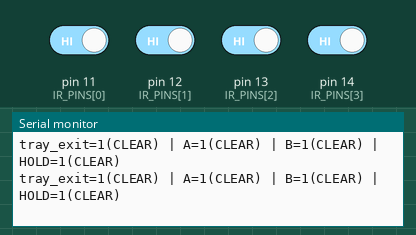
Simulated run of this sketch. Board: Arduino Uno, built with avr-gcc and run on an emulated ATmega328P. Parts: the last lines printed to the serial monitor. The test bench sets the inputs (shaded band); at power-on: pin 11 (IR_PINS[0]), pin 12 (IR_PINS[1]), pin 13 (IR_PINS[2]), pin 14 (IR_PINS[3]) HIGH.

Above: at 2.2 s.
2.3 s: pin 11 (IR_PINS[0]) driven LOW
At 2.57 s:
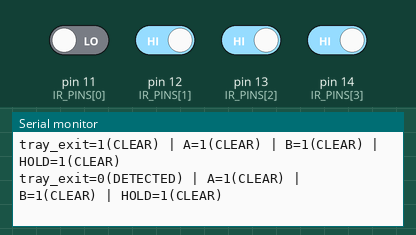
4.3 s: pin 12 (IR_PINS[1]) driven LOW
At 4.57 s:
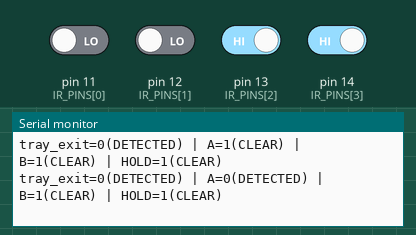
6.3 s: pin 13 (IR_PINS[2]) driven LOW
At 6.58 s:
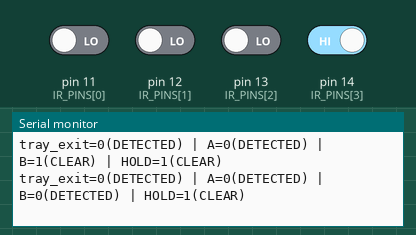
8.3 s: pin 14 (IR_PINS[3]) driven LOW
At 8.59 s:
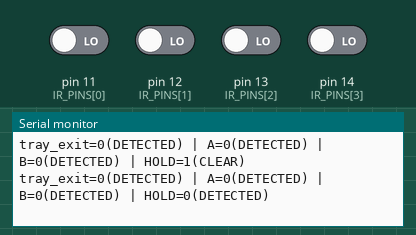
10.3 s: pin 11 (IR_PINS[0]) driven HIGH
At 10.6 s:
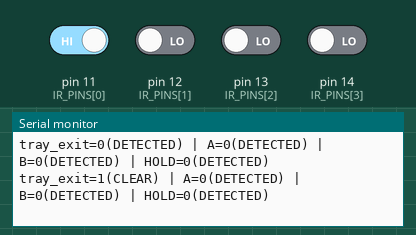
12.3 s: pin 12 (IR_PINS[1]) driven HIGH
At 12.61 s:
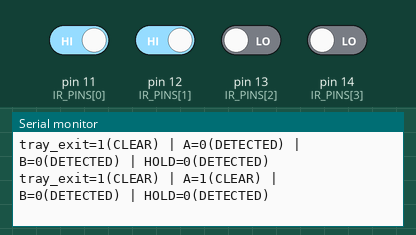

The sketch:

07c_e18_four_live.ino
```cpp
// ESP32-S3: four E18 NPN NO sensors, regulated 5 V supplies.
// Each channel needs its own: +5V--1k--OUT--10k--GPIO--15k--GND.
// Brown -> +5V; blue -> common GND. Never connect raw 5 V OUT to GPIO.
constexpr int IR_PINS[] = {11, 12, 13, 14};
const char* IR_NAMES[] = {"tray_exit", "A", "B", "HOLD"};

void setup() {
  Serial.begin(115200);
  for (int pin : IR_PINS) pinMode(pin, INPUT);
  delay(1000);
  Serial.println("E18 x4 V2 | LOW=DETECTED HIGH=CLEAR | R network required");
}

void loop() {
  for (int i = 0; i < 4; ++i) {
    const int raw = digitalRead(IR_PINS[i]);
    Serial.print(IR_NAMES[i]);
    Serial.print("=");
    Serial.print(raw);
    Serial.print(raw == LOW ? "(DETECTED)" : "(CLEAR)");
    if (i < 3) Serial.print(" | ");
  }
  Serial.println();
  delay(200);
}
```

Measured:
- after the input at 2.3 s, the serial monitor: prints a new line after 0.11 s (image 1)
- after the input at 4.3 s, the serial monitor: prints a new line after 0.12 s (image 2)
- after the input at 6.3 s, the serial monitor: prints a new line after 0.13 s (image 3)
- after the input at 8.3 s, the serial monitor: prints a new line after 0.14 s (image 4)
- after the input at 10.3 s, the serial monitor: prints a new line after 0.15 s (image 5)
- after the input at 12.3 s, the serial monitor: prints a new line after 0.16 s (image 6)
